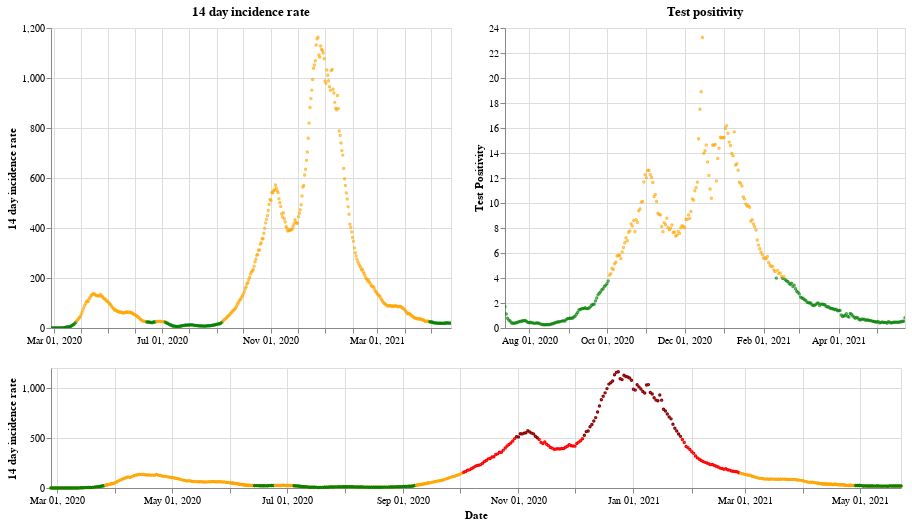

The notebook cell this image was saved under:
### Markdown cell above
## Wales

### Code cell
plot_traffic_light('Wales')

### Figure 1 — Vega-Lite specification as saved in the notebook (floating-point values rounded to 4 significant figures; data arrays with more than 128 entries replaced by an {"elided": "..."} marker saying what was removed)
{"config": {"view": {"continuousWidth": 400, "continuousHeight": 300}}, "vconcat": [{"hconcat": [{"mark": {"type": "point", "size": 2}, "encoding": {"color": {"condition": {"value": "green", "test": "(datum.twoWeeklyCasesRate <= 25)"}, "value": "orange"}, "tooltip": [{"type": "nominal", "field": "areaName"}, {"type": "temporal", "field": "date"}, {"type": "quantitative", "field": "twoWeeklyCasesRate"}, {"type": "quantitative", "field": "testPositivity"}], "x": {"type": "temporal", "axis": {"title": ""}, "field": "date", "scale": {"domain": {"selection": "DateBrush"}}, "timeUnit": "yearmonthdate"}, "y": {"type": "quantitative", "axis": {"title": "14 day incidence rate"}, "field": "twoWeeklyCasesRate"}}, "title": "14 day incidence rate", "width": 400}, {"mark": {"type": "point", "size": 2}, "encoding": {"color": {"condition": {"value": "green", "test": "(datum.testPositivity <= 4)"}, "value": "orange"}, "tooltip": [{"type": "nominal", "field": "areaName"}, {"type": "temporal", "field": "date"}, {"type": "quantitative", "field": "twoWeeklyCasesRate"}, {"type": "quantitative", "field": "testPositivity"}], "x": {"type": "temporal", "axis": {"title": ""}, "field": "date", "scale": {"domain": {"selection": "DateBrush"}}, "timeUnit": "yearmonthdate"}, "y": {"type": "quantitative", "axis": {"title": "Test Positivity"}, "field": "testPositivity"}}, "title": "Test positivity", "width": 400}]}, {"layer": [{"mark": {"type": "point", "size": 2}, "encoding": {"color": {"condition": {"value": "orange", "test": "((50 && datum.twoWeeklyCasesRate) < 150)"}, "value": "red"}, "opacity": {"condition": {"value": 1, "test": "((50 && datum.twoWeeklyCasesRate) < 500)"}, "value": 0}, "tooltip": [{"type": "nominal", "field": "areaName"}, {"type": "temporal", "field": "date"}, {"type": "quantitative", "field": "twoWeeklyCasesRate"}, {"type": "quantitative", "field": "testPositivity"}], "x": {"type": "temporal", "axis": {"title": "Date"}, "field": "date", "timeUnit": "yearmonthdate"}, "y": {"type": "quantitative", "axis": {"title": "14 day incidence rate"}, "field": "twoWeeklyCasesRate"}}, "selection": {"DateBrush": {"type": "interval", "encodings": ["x"], "fields": ["Time"]}}, "width": 850}, {"mark": {"type": "point", "size": 2}, "encoding": {"color": {"value": "darkred"}, "opacity": {"condition": {"value": 1, "test": "(datum.twoWeeklyCasesRate >= 500)"}, "value": 0}, "tooltip": [{"type": "nominal", "field": "areaName"}, {"type": "temporal", "field": "date"}, {"type": "quantitative", "field": "twoWeeklyCasesRate"}, {"type": "quantitative", "field": "testPositivity"}], "x": {"type": "temporal", "axis": {"title": "Date"}, "field": "date", "timeUnit": "yearmonthdate"}, "y": {"type": "quantitative", "axis": {"title": "14 day incidence rate"}, "field": "twoWeeklyCasesRate"}}, "width": 400}, {"mark": {"type": "point", "size": 2}, "encoding": {"color": {"condition": {"value": "green", "test": "((4 && datum.twoWeeklyCasesRate) < 25)"}, "value": "orange"}, "opacity": {"condition": {"value": 1, "test": "(datum.twoWeeklyCasesRate < 50)"}, "value": 0}, "tooltip": [{"type": "nominal", "field": "areaName"}, {"type": "temporal", "field": "date"}, {"type": "quantitative", "field": "twoWeeklyCasesRate"}, {"type": "quantitative", "field": "testPositivity"}], "x": {"type": "temporal", "axis": {"title": "Date"}, "field": "date", "timeUnit": "yearmonthdate"}, "y": {"type": "quantitative", "axis": {"title": "14 day incidence rate"}, "field": "twoWeeklyCasesRate"}}, "width": 400}], "height": 120, "width": 800}], "data": {"name": "data-fa145ebbb614c6118c63abc4d56a408c"}, "$schema": "https://vega.github.io/schema/vega-lite/v4.8.1.json", "datasets": {"data-fa145ebbb614c6118c63abc4d56a408c": {"elided": "452 records"}}}
